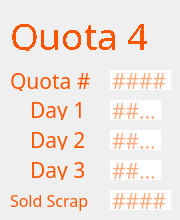
     <widget class="QWidget" name="page_4">
      <widget class="QLabel" name="label_30">
       <property name="geometry">
        <rect>
         <x>10</x>
         <y>190</y>
         <width>91</width>
         <height>21</height>
        </rect>
       </property>
       <property name="font">
        <font>
         <family>IBM 3270</family>
         <pointsize>12</pointsize>
        </font>
       </property>
       <property name="styleSheet">
        <string notr="true">color: rgb(253, 85, 0);
border: none;</string>
       </property>
       <property name="text">
        <string>Sold Scrap</string>
       </property>
      </widget>
      <widget class="QLabel" name="label_28">
       <property name="geometry">
        <rect>
         <x>10</x>
         <y>70</y>
         <width>81</width>
         <height>21</height>
        </rect>
       </property>
       <property name="font">
        <font>
         <family>IBM 3270</family>
         <pointsize>16</pointsize>
        </font>
       </property>
       <property name="styleSheet">
        <string notr="true">color: rgb(253, 85, 0);</string>
       </property>
       <property name="text">
        <string>Quota #</string>
       </property>
      </widget>
      <widget class="QLineEdit" name="q4d2">
       <property name="geometry">
        <rect>
         <x>110</x>
         <y>130</y>
         <width>51</width>
         <height>20</height>
        </rect>
       </property>
       <property name="font">
        <font>
         <family>IBM 3270</family>
         <pointsize>16</pointsize>
        </font>
       </property>
       <property name="styleSheet">
        <string notr="true">color: rgb(253, 85, 0);
border: none;</string>
       </property>
       <property name="maxLength">
        <number>4</number>
       </property>
       <property name="placeholderText">
        <string>####</string>
       </property>
      </widget>
      <widget class="QLineEdit" name="q4d3">
       <property name="geometry">
        <rect>
         <x>110</x>
         <y>160</y>
         <width>51</width>
         <height>20</height>
        </rect>
       </property>
       <property name="font">
        <font>
         <family>IBM 3270</family>
         <pointsize>16</pointsize>
        </font>
       </property>
       <property name="styleSheet">
        <string notr="true">color: rgb(253, 85, 0);
border: none;</string>
       </property>
       <property name="maxLength">
        <number>4</number>
       </property>
       <property name="placeholderText">
        <string>####</string>
       </property>
      </widget>
      <widget class="QLineEdit" name="q4d1">
       <property name="geometry">
        <rect>
         <x>110</x>
         <y>100</y>
         <width>51</width>
         <height>20</height>
        </rect>
       </property>
       <property name="font">
        <font>
         <family>IBM 3270</family>
         <pointsize>16</pointsize>
         <weight>50</weight>
         <bold>false</bold>
        </font>
       </property>
       <property name="styleSheet">
        <string notr="true">color: rgb(253, 85, 0);
border: none;</string>
       </property>
       <property name="inputMethodHints">
        <set>Qt::ImhNone</set>
       </property>
       <property name="text">
        <string/>
       </property>
       <property name="maxLength">
        <number>4</number>
       </property>
       <property name="readOnly">
        <bool>false</bool>
       </property>
       <property name="placeholderText">
        <string>####</string>
       </property>
      </widget>
      <widget class="QLineEdit" name="q4">
       <property name="geometry">
        <rect>
         <x>110</x>
         <y>70</y>
         <width>61</width>
         <height>20</height>
        </rect>
       </property>
       <property name="font">
        <font>
         <family>IBM 3270</family>
         <pointsize>16</pointsize>
        </font>
       </property>
       <property name="styleSheet">
        <string notr="true">color: rgb(253, 85, 0);
border: none;</string>
       </property>
       <property name="text">
        <string/>
       </property>
       <property name="maxLength">
        <number>5</number>
       </property>
       <property name="readOnly">
        <bool>false</bool>
       </property>
       <property name="placeholderText">
        <string>####</string>
       </property>
      </widget>
      <widget class="QLabel" name="label_26">
       <property name="geometry">
        <rect>
         <x>30</x>
         <y>130</y>
         <width>61</width>
         <height>20</height>
        </rect>
       </property>
       <property name="font">
        <font>
         <family>IBM 3270</family>
         <pointsize>16</pointsize>
        </font>
       </property>
       <property name="styleSheet">
        <string notr="true">color: rgb(253, 85, 0);
border: none;</string>
       </property>
       <property name="text">
        <string>Day 2</string>
       </property>
      </widget>
      <widget class="QLineEdit" name="q4sold">
       <property name="geometry">
        <rect>
         <x>110</x>
         <y>190</y>
         <width>61</width>
         <height>20</height>
        </rect>
       </property>
       <property name="font">
        <font>
         <family>IBM 3270</family>
         <pointsize>16</pointsize>
        </font>
       </property>
       <property name="styleSheet">
        <string notr="true">color: rgb(253, 85, 0);
border: none;</string>
       </property>
       <property name="maxLength">
        <number>5</number>
       </property>
       <property name="placeholderText">
        <string>####</string>
       </property>
      </widget>
      <widget class="QLabel" name="label_27">
       <property name="geometry">
        <rect>
         <x>30</x>
         <y>160</y>
         <width>61</width>
         <height>20</height>
        </rect>
       </property>
       <property name="font">
        <font>
         <family>IBM 3270</family>
         <pointsize>16</pointsize>
        </font>
       </property>
       <property name="styleSheet">
        <string notr="true">color: rgb(253, 85, 0);
border: none;</string>
       </property>
       <property name="text">
        <string>Day 3</string>
       </property>
      </widget>
      <widget class="QLabel" name="label_25">
       <property name="geometry">
        <rect>
         <x>30</x>
         <y>100</y>
         <width>61</width>
         <height>20</height>
        </rect>
       </property>
       <property name="font">
        <font>
         <family>IBM 3270</family>
         <pointsize>16</pointsize>
        </font>
       </property>
       <property name="styleSheet">
        <string notr="true">color: rgb(253, 85, 0);
border: none;</string>
       </property>
       <property name="text">
        <string>Day 1</string>
       </property>
      </widget>
      <widget class="QLabel" name="label_37">
       <property name="geometry">
        <rect>
         <x>10</x>
         <y>10</y>
         <width>151</width>
         <height>41</height>
        </rect>
       </property>
       <property name="sizePolicy">
        <sizepolicy hsizetype="Fixed" vsizetype="Fixed">
         <horstretch>0</horstretch>
         <verstretch>0</verstretch>
        </sizepolicy>
       </property>
       <property name="font">
        <font>
         <family>IBM 3270</family>
         <pointsize>24</pointsize>
         <weight>50</weight>
         <italic>false</italic>
         <bold>false</bold>
         <stylestrategy>NoAntialias</stylestrategy>
        </font>
       </property>
       <property name="styleSheet">
        <string notr="true">font: 24pt &quot;IBM 3270&quot;;
color: rgb(253, 85, 0);</string>
       </property>
       <property name="text">
        <string>&lt;html&gt;&lt;head/&gt;&lt;body&gt;&lt;p&gt;&lt;span style=&quot; font-size:28pt;&quot;&gt;Quota 4&lt;/span&gt;&lt;/p&gt;&lt;/body&gt;&lt;/html&gt;</string>
       </property>
      </widget>
     </widget>
